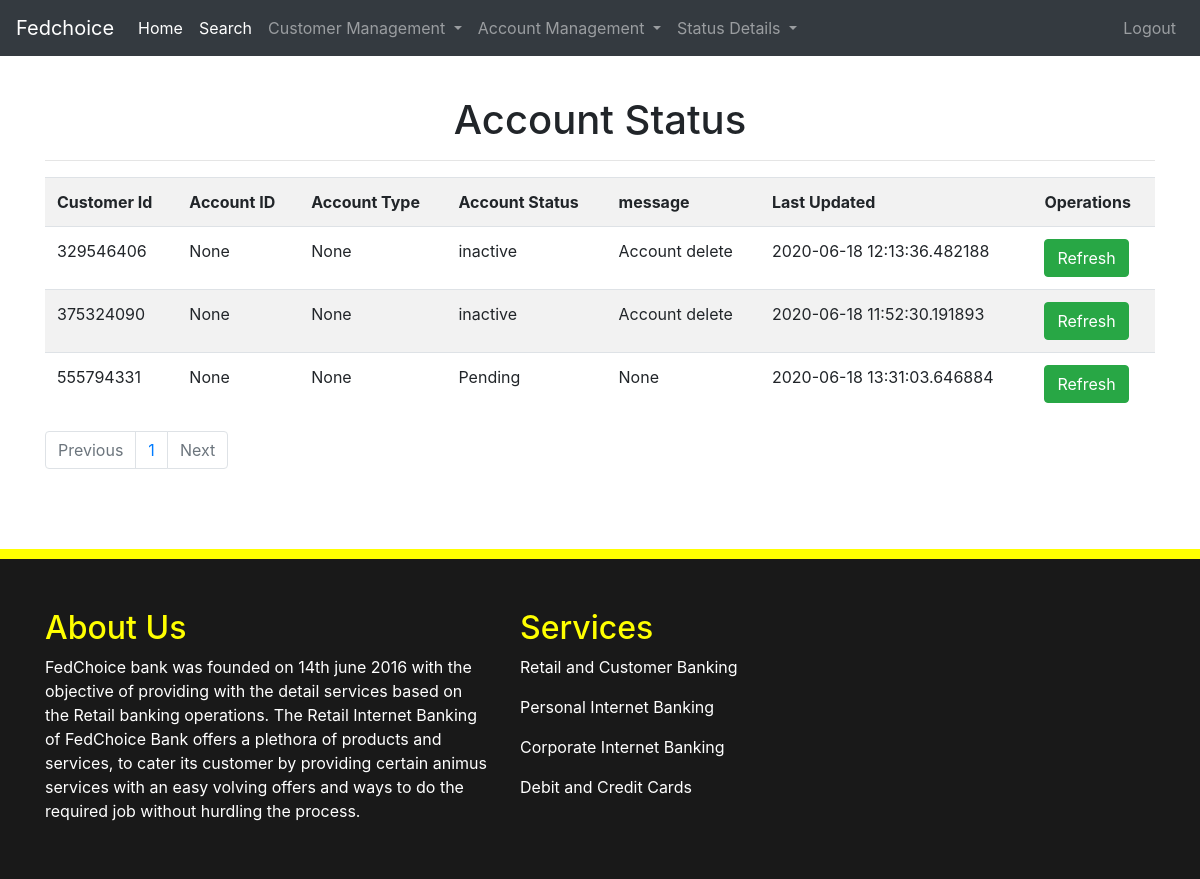
Page /account_status/ (signed in) on the committed database.
### app.py (models this page shows)
class accountstatus(db.Model):
    __tablename__ = 'accountstatus'
    customer_id = Column(Integer, primary_key=True, unique=True)
    account_id = Column(Integer, unique=True)
    account_type = Column(String)
    account_status = Column(String)
    message = Column(String)
    last_updated = Column(DateTime, default=datetime.datetime.now)

### app.py (the view)
@app.route('/account_status/', methods=['GET', 'POST'])
@app.route('/account_status/<int:page_num>', methods=['POST', 'GET'])
@requires_access_level(ACCESS['executive'])
def account_status(page_num=1):
    test = accountstatus.query.paginate(
        per_page=10, page=page_num, error_out=True)
    return render_template('account_status.html', lists=test)

### app.py (called while the page is built)
def requires_access_level(access_level):
    def decorator(f):
        @wraps(f)
        def decorated_function(*args, **kwargs):
            if not session.get('username'):
                return redirect(url_for('login'))
            username = session['username']
            test = Userstore.query.filter_by(username=username).first()
            user = User(test.username, test.access)
            if not user.is_executive(access_level):
                flash("You do not have access to that page. Sorry!", 'danger')
                return redirect(url_for('home'))
            elif not user.is_cahier(access_level):
                flash("You do not have access to that page. Sorry!", 'danger')
                return redirect(url_for('home'))
            return f(*args, **kwargs)
        return decorated_function
    return decorator

@app.context_processor
def utility_processor():
    def excel(file):
        df_json = pd.DataFrame(file,columns = ['trxcn_id', 'account_id','description', 'amount', 'trxcn_date'])
        df_json.columns=['Transaction Id','Account Id','Description','Amount','Transaction Date']
        df_json.to_csv('statement.csv')
    return dict(excel=excel)

    def is_executive(self, access_level):
        return self.access == access_level

    def is_cahier(self, access_level):
        return self.access == access_level

### templates/account_status.html (shortened to what this page needs)
{% extends 'layout.html' %}
{% block body %}
<br>
<br>
<br>
<br>
<h1 style="text-align:center">Account Status</h1>
<hr>
<table class="table table-striped">
    <tr>
        <th>Customer Id</th>
        <th>Account ID</th>
        <th>Account Type</th>
        <th>Account Status</th>
        <th>message</th>
        <th>Last Updated</th>
        <th>Operations</th>
    </tr>
    {% for list in lists.items %}
    <tr>
        <td>{{list.customer_id}}</td>
        <td>{{list.account_id}}</td>
        <td>{{list.account_type}}</td>
        <td>{{list.account_status}}</td>
        <td>{{list.message}}</td>
        <td>{{list.last_updated}}</td>
        <td><a href="{{ url_for('account_status') }}" class="btn btn-success">Refresh</a></td>
    </tr>
    {% endfor %}
</table>
<ul class="pagination">
    {% if lists.has_prev %}
     <li class="page-item"><a class="page-link" href="{{ url_for('account_status', page_num=lists.prev_num) }}">Previous</a></li>
    {% else %}
     <li class="page-item disabled"><span class="page-link">Previous</span>
    {% endif %}
     </li>
    {% for page in lists.iter_pages(left_edge=3, right_edge=3) %}
    {% if page %}
     <li class="page-item"><a class="page-link" href="{{ url_for('account_status', page_num=page) }}">{{ page }}</a></li>
    {% else %}
     <li class="page-item disabled" id="example_ellipsis"><a href="#" class="page-link">…</a></li>
    {% endif %}
    {% endfor %}
    {% if lists.has_next %}
     <li class="page-item"><a class="page-link" href="{{ url_for('account_status', page_num=lists.next_num) }}">Next</a></li>
    {% else %}
     <li class="page-item disabled"><span class="page-link">Next</span>
    {% endif %}
     </ul>
{% endblock %}

### rows in the picture
accountstatus: customer_id "329546406", account_id "None", account_type "None", account_status "inactive", message "Account delete", last_updated "2020-06-18 12:13:36.482188"
accountstatus: customer_id "375324090", account_id "None", account_type "None", account_status "inactive", message "Account delete", last_updated "2020-06-18 11:52:30.191893"
accountstatus: customer_id "555794331", account_id "None", account_type "None", account_status "Pending", message "None", last_updated "2020-06-18 13:31:03.646884"

### other values in the picture
{{ page }} "1"
